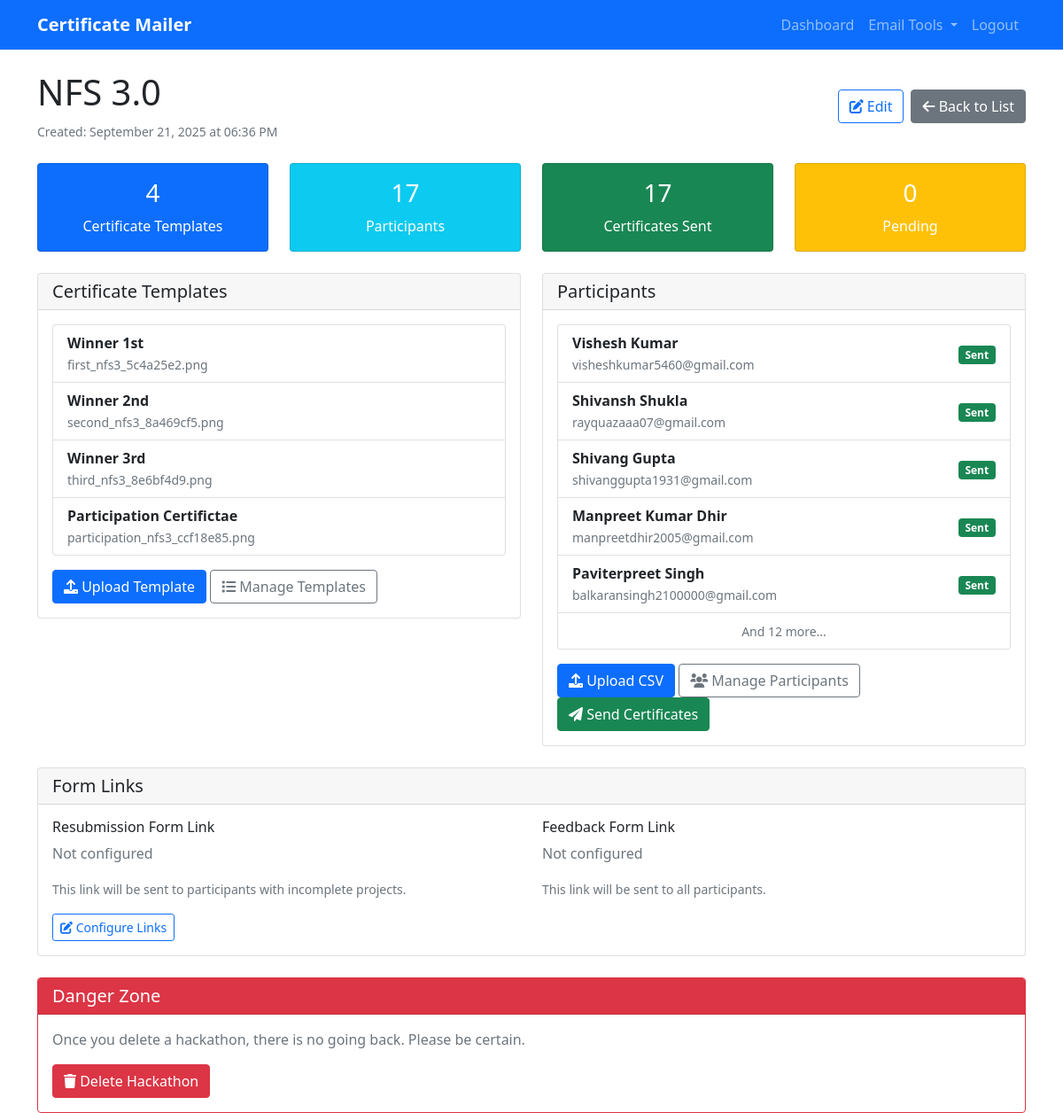
Screenshot of /hackathons/3 (signed in) with the database file from the repository.
### models.py (models this page shows)
class Hackathon(db.Model):
    id = db.Column(db.Integer, primary_key=True)
    name = db.Column(db.String(100), nullable=False)
    description = db.Column(db.Text)
    created_at = db.Column(db.DateTime, default=datetime.utcnow)
    user_id = db.Column(db.Integer, db.ForeignKey('user.id'), nullable=False)
    certificate_templates = db.relationship('CertificateTemplate', backref='hackathon', lazy=True)
    participants = db.relationship('Participant', backref='hackathon', lazy=True)
    resubmission_form_link = db.Column(db.String(255))  # Link for resubmission form
    feedback_form_link = db.Column(db.String(255))  # Link for feedback form

class CertificateTemplate(db.Model):
    id = db.Column(db.Integer, primary_key=True)
    name = db.Column(db.String(100), nullable=False)  # e.g., "Winner", "Participation"
    filename = db.Column(db.String(255), nullable=False)
    name_x_position = db.Column(db.Float, default=300)
    name_y_position = db.Column(db.Float, default=400)
    font_size = db.Column(db.Integer, default=24)
    font_color = db.Column(db.String(7), default='#000000')
    hackathon_id = db.Column(db.Integer, db.ForeignKey('hackathon.id'), nullable=False)
    created_at = db.Column(db.DateTime, default=datetime.utcnow)

class Participant(db.Model):
    id = db.Column(db.Integer, primary_key=True)
    name = db.Column(db.String(100), nullable=False)
    email = db.Column(db.String(120), nullable=False)
    hackathon_id = db.Column(db.Integer, db.ForeignKey('hackathon.id'), nullable=False)
    team_name = db.Column(db.String(100))  # Name of the team (if applicable)
    member_position = db.Column(db.Integer)  # 1st, 2nd, or 3rd member
    completion_remarks = db.Column(db.Text)  # Remarks about project completion
    uncompletion_email_sent = db.Column(db.Boolean, default=False)  # Track if uncompletion email sent
    uncompletion_email_sent_at = db.Column(db.DateTime)  # When uncompletion email was sent
    certificate_sent = db.Column(db.Boolean, default=False)
    certificate_template_id = db.Column(db.Integer, db.ForeignKey('certificate_template.id'))
    sent_at = db.Column(db.DateTime)
    created_at = db.Column(db.DateTime, default=datetime.utcnow)

### blueprints/hackathon/routes.py (the view)
@hackathon_bp.route('/hackathons/<int:id>')
@login_required
def hackathon_detail(current_user, id):
    hackathon = Hackathon.query.filter_by(id=id, user_id=current_user.id).first_or_404()
    template_count = len(hackathon.certificate_templates)
    participant_count = len(hackathon.participants)
    sent_count = len([p for p in hackathon.participants if p.certificate_sent])
    return render_template('hackathon/detail.html',
                         hackathon=hackathon,
                         user=current_user,
                         template_count=template_count,
                         participant_count=participant_count,
                         sent_count=sent_count)

### templates/hackathon/detail.html (shortened to what this page needs)
{% extends "base.html" %}
{% block content %}
<div class="d-flex justify-content-between align-items-center mb-4">
    <div>
        <h1>{{ hackathon.name }}</h1>
        <small class="text-muted">Created: {{ hackathon.created_at.strftime('%B %d, %Y at %I:%M %p') }}</small>
    </div>
    <div class="d-flex gap-2">
        <a href="{{ url_for('hackathon.edit_hackathon', id=hackathon.id) }}" class="btn btn-outline-primary">
            <i class="fas fa-edit"></i> Edit
        </a>
        <a href="{{ url_for('hackathon.list_hackathons') }}" class="btn btn-secondary">
            <i class="fas fa-arrow-left"></i> Back to List
        </a>
    </div>
</div>
<div class="row mb-4">
    <div class="col-md-3">
        <div class="card bg-primary text-white">
            <div class="card-body text-center">
                <h3 class="card-title">{{ template_count }}</h3>
                <p class="card-text">Certificate Templates</p>
            </div>
        </div>
    </div>
    <div class="col-md-3">
        <div class="card bg-info text-white">
            <div class="card-body text-center">
                <h3 class="card-title">{{ participant_count }}</h3>
                <p class="card-text">Participants</p>
            </div>
        </div>
    </div>
    <div class="col-md-3">
        <div class="card bg-success text-white">
            <div class="card-body text-center">
                <h3 class="card-title">{{ sent_count }}</h3>
                <p class="card-text">Certificates Sent</p>
            </div>
        </div>
    </div>
    <div class="col-md-3">
        <div class="card bg-warning text-white">
            <div class="card-body text-center">
                <h3 class="card-title">{{ participant_count - sent_count }}</h3>
                <p class="card-text">Pending</p>
            </div>
        </div>
    </div>
</div>
<div class="row">
    <div class="col-md-6">
        <div class="card">
            <div class="card-header">
                <h5 class="mb-0">Certificate Templates</h5>
            </div>
            <div class="card-body">
                {% if hackathon.certificate_templates %}
                    <div class="list-group">
                        {% for template in hackathon.certificate_templates %}
                            <div class="list-group-item d-flex justify-content-between align-items-center">
                                <div>
                                    <strong>{{ template.name }}</strong>
                                    <br>
                                    <small class="text-muted">{{ template.filename }}</small>
                                </div>
                            </div>
                        {% endfor %}
                    </div>
                {% else %}
                    <p class="text-muted">No certificate templates uploaded yet.</p>
                {% endif %}
                <div class="mt-3">
                    <a href="{{ url_for('certificates.upload_template', hackathon_id=hackathon.id) }}" class="btn btn-primary">
                        <i class="fas fa-upload"></i> Upload Template
                    </a>
                    <a href="{{ url_for('certificates.list_templates', hackathon_id=hackathon.id) }}" class="btn btn-outline-secondary">
                        <i class="fas fa-list"></i> Manage Templates
                    </a>
                </div>
            </div>
        </div>
    </div>
    <div class="col-md-6">
        <div class="card">
            <div class="card-header">
                <h5 class="mb-0">Participants</h5>
            </div>
            <div class="card-body">
                {% if hackathon.participants %}
                    <div class="list-group">
                        {% for participant in hackathon.participants[:5] %}
                            <div class="list-group-item d-flex justify-content-between align-items-center">
                                <div>
                                    <strong>{{ participant.name }}</strong>
                                    <br>
                                    <small class="text-muted">{{ participant.email }}</small>
                                </div>
                                <div>
                                    {% if participant.certificate_sent %}
                                        <span class="badge bg-success">Sent</span>
                                    {% else %}
                                        <span class="badge bg-warning">Pending</span>
                                    {% endif %}
                                </div>
                            </div>
                        {% endfor %}
                        {% if hackathon.participants|length > 5 %}
                            <div class="list-group-item text-center">
                                <small class="text-muted">And {{ hackathon.participants|length - 5 }} more...</small>
                            </div>
                        {% endif %}
                    </div>
                {% else %}
                    <p class="text-muted">No participants added yet.</p>
                {% endif %}
                <div class="mt-3">
                    <a href="{{ url_for('csv.upload_csv', hackathon_id=hackathon.id) }}" class="btn btn-primary">
                        <i class="fas fa-upload"></i> Upload CSV
                    </a>
                    <a href="{{ url_for('csv.list_participants', hackathon_id=hackathon.id) }}" class="btn btn-outline-secondary">
                        <i class="fas fa-users"></i> Manage Participants
                    </a>
                    {% if hackathon.participants %}
                    <a href="{{ url_for('csv.send_certificates', hackathon_id=hackathon.id) }}" class="btn btn-success">
                        <i class="fas fa-paper-plane"></i> Send Certificates
                    </a>
                    {% endif %}
                </div>
            </div>
        </div>
    </div>
</div>
<div class="row mt-4">
    <div class="col-12">
        <div class="card">
            <div class="card-header">
                <h5 class="mb-0">Form Links</h5>
            </div>
            <div class="card-body">
                <div class="row">
                    <div class="col-md-6">
                        <h6>Resubmission Form Link</h6>
                        {% if hackathon.resubmission_form_link %}
                            <p><a href="{{ hackathon.resubmission_form_link }}" target="_blank" class="text-decoration-none">
                                <i class="fas fa-external-link-alt"></i> {{ hackathon.resubmission_form_link|truncate(50) }}
                            </a></p>
                        {% else %}
                            <p class="text-muted">Not configured</p>
                        {% endif %}
                        <small class="text-muted">This link will be sent to participants with incomplete projects.</small>
                    </div>
                    <div class="col-md-6">
                        <h6>Feedback Form Link</h6>
                        {% if hackathon.feedback_form_link %}
                            <p><a href="{{ hackathon.feedback_form_link }}" target="_blank" class="text-decoration-none">
                                <i class="fas fa-external-link-alt"></i> {{ hackathon.feedback_form_link|truncate(50) }}
                            </a></p>
                        {% else %}
                            <p class="text-muted">Not configured</p>
                        {% endif %}
                        <small class="text-muted">This link will be sent to all participants.</small>
                    </div>
                </div>
                <div class="mt-3">
                    <a href="{{ url_for('hackathon.edit_hackathon', id=hackathon.id) }}" class="btn btn-outline-primary btn-sm">
                        <i class="fas fa-edit"></i> Configure Links
                    </a>
                </div>
            </div>
        </div>
    </div>
</div>
<div class="row mt-4">
    <div class="col-12">
        <div class="card border-danger">
            <div class="card-header bg-danger text-white">
                <h5 class="mb-0">Danger Zone</h5>
            </div>
            <div class="card-body">
                <p class="text-muted">
                    Once you delete a hackathon, there is no going back. Please be certain.
                </p>
                <form method="POST" action="{{ url_for('hackathon.delete_hackathon', id=hackathon.id) }}"
                      onsubmit="return confirm('Are you sure you want to delete this hackathon? This action cannot be undone.')">
                    <button type="submit" class="btn btn-danger">
                        <i class="fas fa-trash"></i> Delete Hackathon
                    </button>
                </form>
            </div>
        </div>
    </div>
</div>
{% endblock %}

### rows the page displays
Hackathon: name "NFS 3.0", created_at "September 21, 2025 at 06:36 PM"
CertificateTemplate: name "Winner 1st", filename "first_nfs3_5c4a25e2.png"
CertificateTemplate: name "Winner 2nd", filename "second_nfs3_8a469cf5.png"
CertificateTemplate: name "Winner 3rd", filename "third_nfs3_8e6bf4d9.png"
CertificateTemplate: name "Participation Certifictae", filename "participation_nfs3_ccf18e85.png"
Participant: name "Vishesh Kumar", email "visheshkumar5460@gmail.com", certificate_sent "Sent"
Participant: name "Shivansh Shukla", email "rayquazaaa07@gmail.com", certificate_sent "Sent"
Participant: name "Shivang Gupta", email "shivanggupta1931@gmail.com", certificate_sent "Sent"
Participant: name "Manpreet Kumar Dhir", email "manpreetdhir2005@gmail.com", certificate_sent "Sent"
Participant: name "Paviterpreet Singh", email "balkaransingh2100000@gmail.com", certificate_sent "Sent"

### other values shown
{{ template_count }} "4"
{{ participant_count }} "17"
{{ sent_count }} "17"
{{ participant_count - sent_count }} "0"
{{ hackathon.participants|length - 5 }} "12"
